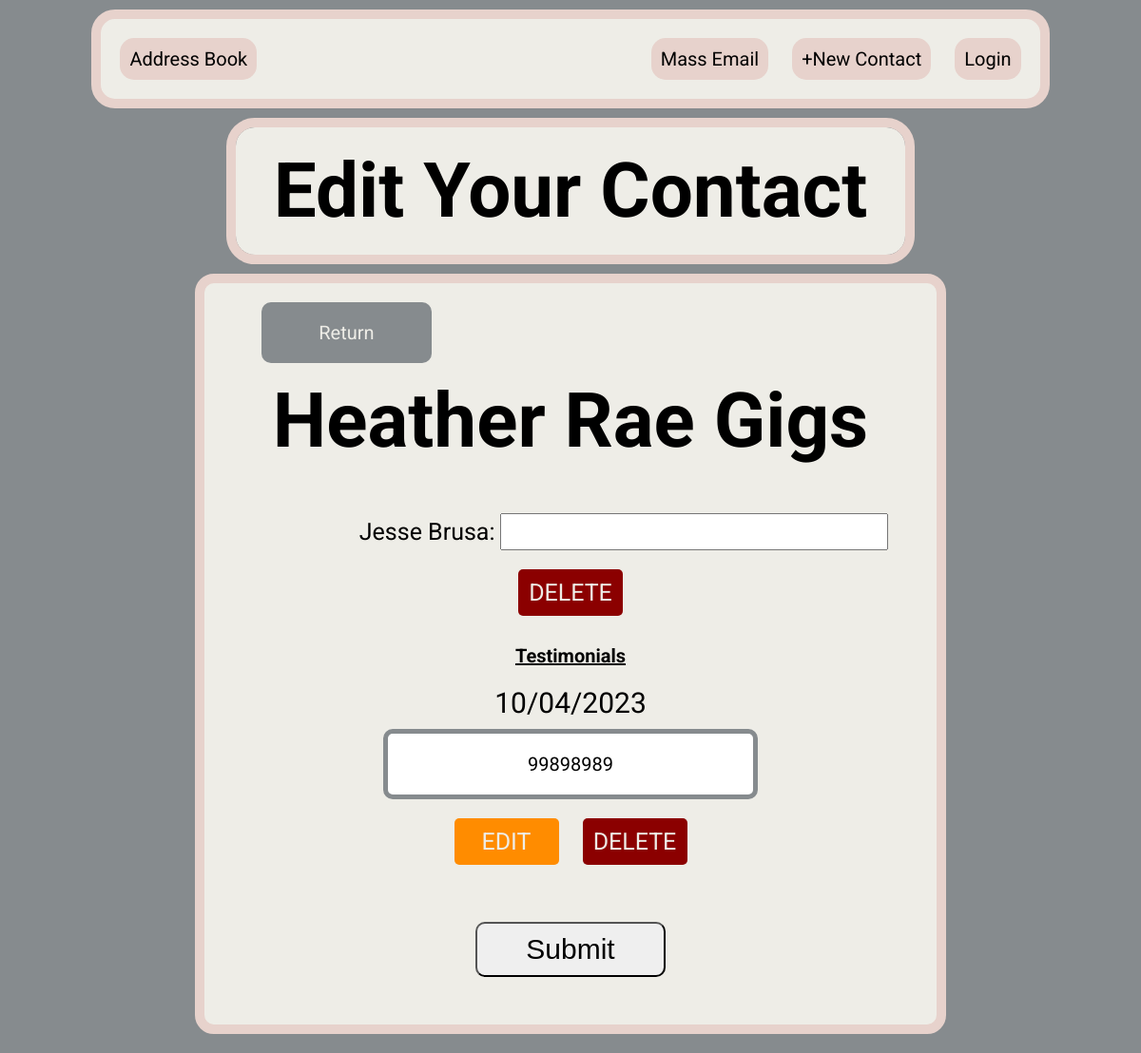
Before: /edit-field/1/contact_person with the older database file.
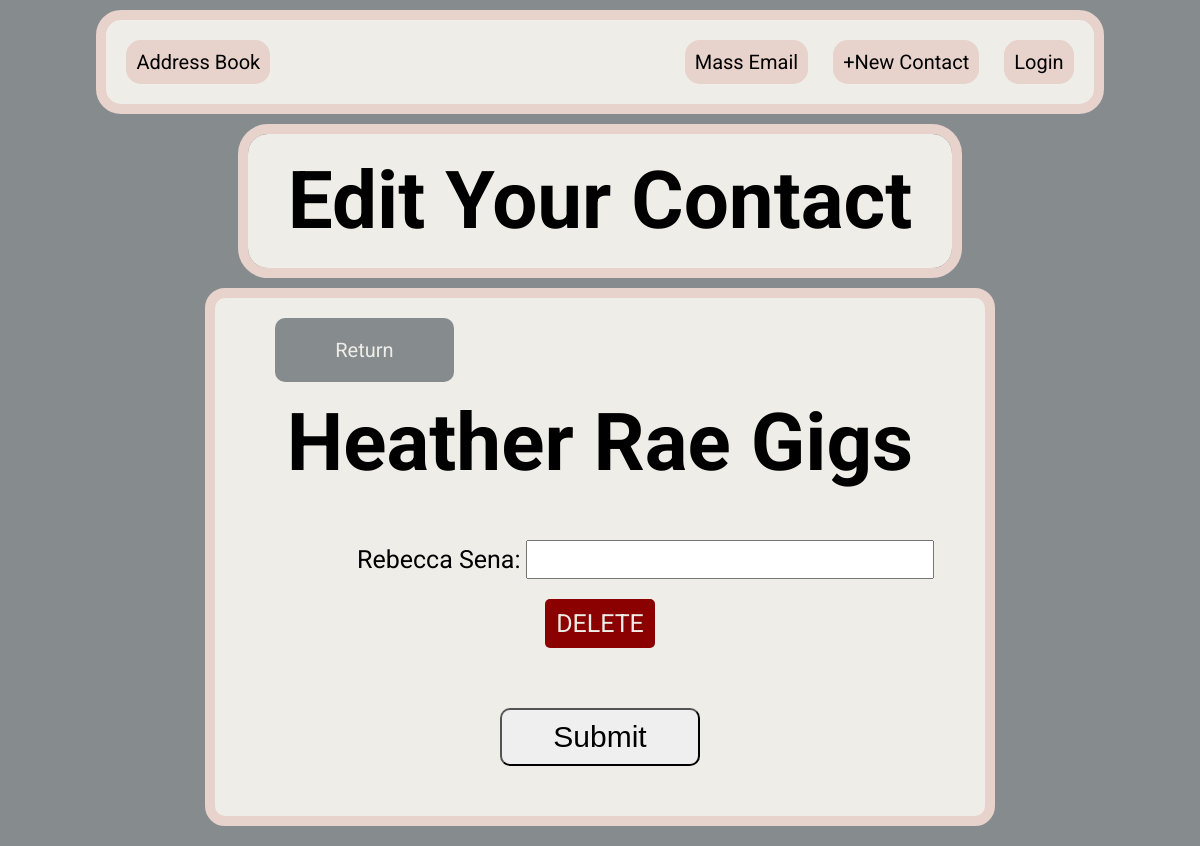
After: the same page with the newer database file.
### main.py (models this page shows)
class ContactTable(db.Model):
    __tablename__ = 'contact_table'
    id = db.Column(db.Integer, primary_key=True)
    contact_person = db.Column(db.String(250), nullable=False)
    data_base_id = db.Column(db.Integer, db.ForeignKey('database.id'))

class TestimonialTable(db.Model):
    __tablename__ = 'testimonial_table'
    id = db.Column(db.Integer, primary_key=True)
    testimonial = db.Column(db.String(250))
    date = db.Column(db.String(250))
    data_base_id = db.Column(db.Integer, db.ForeignKey('database.id'))

### main.py (the view)
@app.route('/edit-field/<int:id>/<field>', methods=['GET', 'POST'])
def edit_field(id, field):
    facility = DataBase.query.filter_by(id=id).first()
    form = AddressBookForm()
    venue = last_item(compare_field_return_data('facility', field, facility.facility))
    if 'contact_person' == field:
        contacts = return_table_list(facility.contact_person)
    else:
        contacts = None
    if 'distance_time' == field:
        distance_hour = facility.distance_hour
        distance_min = facility.distance_min
    else:
        distance_hour = None
        distance_min = None
    location_img = compare_field_return_data('location_img', field, facility.location_img_url)
    address = compare_field_address('address', field, facility.street, facility.town,
                                    facility.state, facility.zip_code)
    if 'phone_number' == field:
        phone_numbers = return_table_list(facility.phone_number)
    else:
        phone_numbers = None
    if 'email' == field:
        emails = return_table_list(facility.email)
        mass_email = facility.mass_email
    else:
        emails = None
        mass_email = None
    if 'preferred_day_time' == field:
        days_times = [[day_time.id, day_time.day, day_time.time] for day_time in facility.preferred_day_time]
    else:
        days_times = None
    if 'venue_type' == field or 'performance_type' == field or 'duration_list' == field:
        venue_box = True
        venue_types = return_table_list(facility.venue_type)
        performance_types = return_table_list(facility.performance_type)
        duration_list = [[hour_min.hour, hour_min.minute, hour_min.id] for hour_min in facility.duration]
    else:
        venue_box = None
        venue_types = None
        performance_types = None
        duration_list = None
    if 'date_price' == field:
        price_date_list = [[price_date.price, price_date.date, price_date.id] for price_date in facility.price_date]
    else:
        price_date_list = None
    if 'set_list' == field:
        setlist = return_list(facility.setlist, 'setlist')
        setlist_true = True
    else:
        setlist = None
        setlist_true = None
    if 'market_date' == field:
        market_date_table = return_list(facility.marketing, 'date')
        if market_date_table:
            market_date_list = []
            date_list = []
            facility_marketing = facility.marketing
            for date in market_date_table:
                if date not in date_list:
                    materials = [item.material for item in facility_marketing if item.date == date]
                    url_date = format_url_date(date)
                    market_date_list.append([materials, date, url_date])
                    date_list.append(date)
    else:
        market_date_list = None
    if 'comments' == field:
        comments = facility.comments
    else:
        comments = None
    if 'feedback' == field:
        feedback_list = facility.feedback
    else:
        feedback_list = None
    if 'testimonial' == field:
        testimonials = facility.testimonials
    else:
        testimonials = facility.testimonials
    return render_template('edit-field.html', id=id, facility=facility, form=form, field=field, venue=venue, contacts=contacts,
                           distance_hour=distance_hour, distance_min=distance_min, setlist_true=setlist_true,
                           phone_numbers=phone_numbers, location_img=location_img, address=address, emails=emails, mass_email=mass_email, days_times=days_times,
                           venue_types=venue_types, venue_type_list=venue_type_list, performance_types=performance_types,
                           performance_type_list=performance_type_list, duration_list=duration_list, venue_box=venue_box, price_date_list=price_date_list,
                           weekdays=weekdays,
                           setlist=setlist, market_date_list=market_date_list,
                           comments=comments, feedback_list=feedback_list,
                           feedback_list_items=feedback_list_items,
                           testimonials=testimonials)

### resources.py (called while the page is built)
def return_table_list(facility_object):
    if facility_object:
        return [item for item in facility_object]
    else:
        return None

def compare_field_return_data(correct_field, field, facility_object):
    if correct_field == field:
        if facility_object is None:
            return None
        elif '~' in facility_object:
            return facility_object.split('~')
        else:
            return [facility_object]
    else:
        return None

def compare_field_address(correct_field, field, street, town,
                          state, zip_code):
    if correct_field == field:
        return [street, town, state, zip_code]
    else:
        return None

def last_item(list):
    if list:
        return list[-1]
    else:
        return None

### templates/edit-field.html (shortened to what this page needs)
{% include 'header.html' %}
{% import "bootstrap/wtf.html" as wtf %}
<body>
    <h1 class="gigs editGigs">Edit Your Contact</h1>
    <form method="POST" action="{{ url_for('commit_edit', id=facility.id, field=field) }}" enctype="multipart/form-data">
        <div class="formContainerColumn">
            <div class="returnContainer">
                <a href="{{ url_for('facility_page', id=facility.id) }}">Return</a>
            </div>
            <h1 class="contactH1">Heather Rae Gigs</h1>
            <div class="formContainer">
                {% if contacts %}
                    {% for contact in contacts %}
                        <div class="formRow contactDelete">
                            <label class="leftItem">{{ contact.contact_person }}:</label>
                            <input type="text" class="inputField" name="contact_{{ contact.id }}">
                        </div>
                        <a class="delete" href="{{ url_for('delete_data', id=facility.id, field='contact_person', data=contact.id) }}">DELETE</a>
                    {% endfor %}
                {% endif %}
                {% if testimonials %}
                <h2><u>Testimonials</u></h2>
                    {% for testimonial in testimonials %}
                        <div class="formRow">
                            <label class="ckEditorCenter dateCenter">{{ testimonial.date }}</label>
                        </div>
                        <div class="formRow ckEditorBox">
                            <p>{{ testimonial.testimonial|safe }}</p>
                        </div>
                        <div class="formRow">
                            <a class="editBtn" href="{{ url_for('wtform_edit', id=facility.id, field='testimonial', data=testimonial.id) }}">EDIT</a>
                            <a class="delete" href="{{ url_for('delete_data', id=facility.id, field='testimonial', data=testimonial.id) }}">DELETE</a>
                        </div>
                    {% endfor %}
                {% endif %}
            </div>
            {% if date_market or testimonials_list or comments%}
            {% else %}
                {{ form.submit(class_='submitButton') }}
            {% endif %}
        </div>
    </form>
</body>

Changed rows visible on the page:
removed TestimonialTable: date "10/04/2023", testimonial "99898989"
changed ContactTable: contact_person "Jesse Brusa" → "Rebecca Sena"
Other visible differences:
text no longer shown: "Testimonials"
